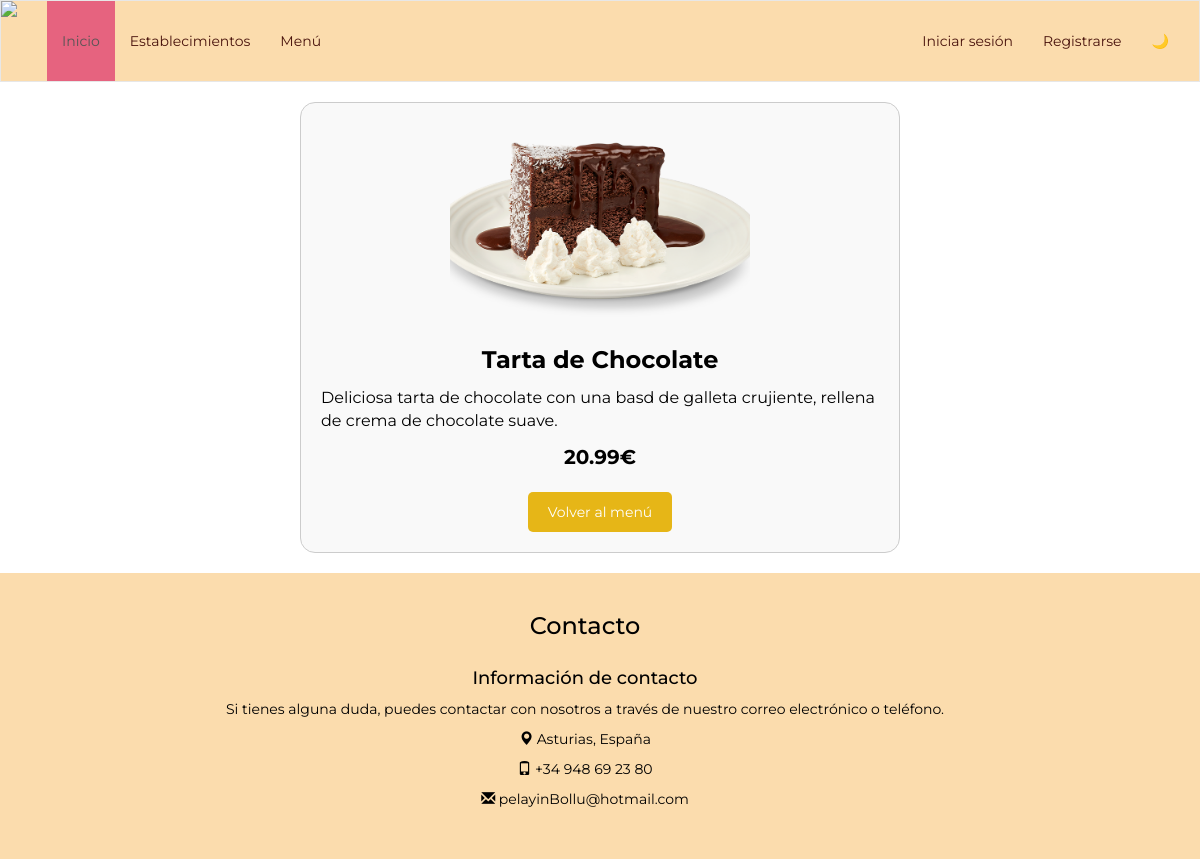
The page /pagina_destino.php?id=3 on the database as committed earlier.
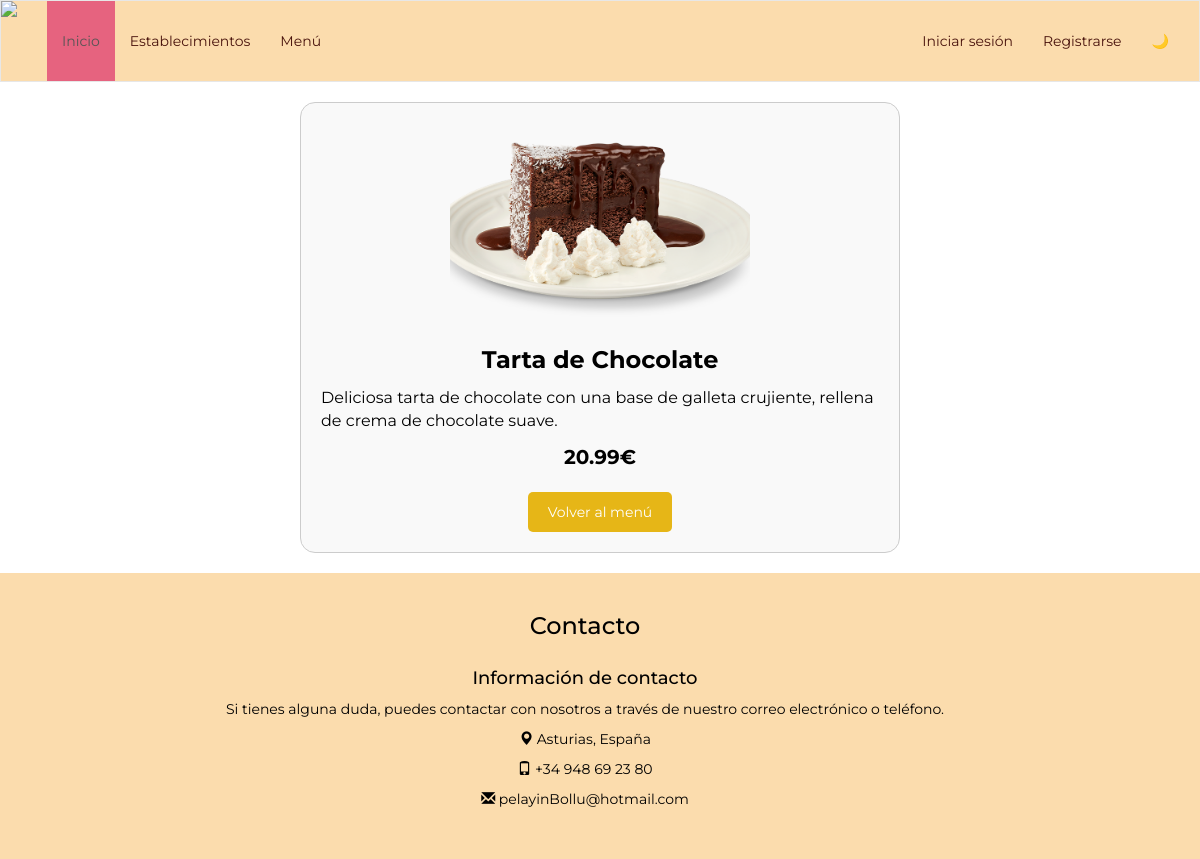
The same page on the database as committed later.
### tables this page shows
CREATE TABLE `productos` (
  `id` int NOT NULL AUTO_INCREMENT,
  `nombre` varchar(45) DEFAULT NULL,
  `descripcion` varchar(255) DEFAULT NULL,
  `precio` decimal(4,2) DEFAULT NULL,
  `categorias_id` int NOT NULL,
  `imagen` longblob NOT NULL,
  PRIMARY KEY (`id`),
  KEY `fk_Productos_Categorias_idx` (`categorias_id`),
  CONSTRAINT `fk_Productos_Categorias` FOREIGN KEY (`categorias_id`) REFERENCES `categorias` (`id`)
);

### pagina_destino.php (the view, shortened to what this page needs)
<!DOCTYPE html>
<html>
<head>
    <link rel="stylesheet" type="text/css" href="./styles/main.css">
</head>
<body>
<?php
include 'includes/templates/header.php';
$bd = conectarDB();
if (isset($_GET['id'])) {
    $idProducto = $_GET['id'];
    $consulta = $bd->prepare("SELECT id, nombre, descripcion, precio, imagen FROM productos WHERE id = ?");
    $consulta->bind_param("i", $idProducto);
    $consulta->execute();
    $resultado = $consulta->get_result();
    $producto = $resultado->fetch_assoc();
    if ($producto) {
        ?>
        <body>
            <div class="producto-destino">
                <?php
                if (!empty($producto['imagen'])) {
                    echo "<div class='celda-imagen-destino'><img class='imagen-producto-destino' src='../imagenes/" . $producto['imagen'] . "'></div>";
                } else {
                    echo "<div class='celda-imagen'-destino><img class='imagen-producto-destino' src='https://via.placeholder.com/150'></div>";
                }
                ?>
                <div class="celda-nombre-destino">
                    <?= isset($producto['nombre']) ? $producto['nombre'] : '' ?>
                </div>
                <div class="celda-descripcion-destino">
                    <?= isset($producto['descripcion']) ? $producto['descripcion'] : '' ?>
                </div>
                <div class="celda-precio-destino">
                    <?= isset($producto['precio']) ? $producto['precio'] : '' ?>€
                </div>
                <div>
                    <a href="menu.php">Volver al menú</a>
                </div>
            </div>
        </body>
        <?php
    } else {
        echo "Producto no encontrado";
    }
} else {
    echo "ID de producto no proporcionado";
}
include 'includes/templates/footer.php';
?>
</body>
</html>

Rows that differ between the two databases and show on the page:
changed productos "Tarta de Chocolate": descripcion "Deliciosa tarta de chocolate con una basd de galleta crujiente, rellena de crema de chocolate suave." → "Deliciosa tarta de chocolate con una base de galleta crujiente, rellena de crema de chocolate suave."
